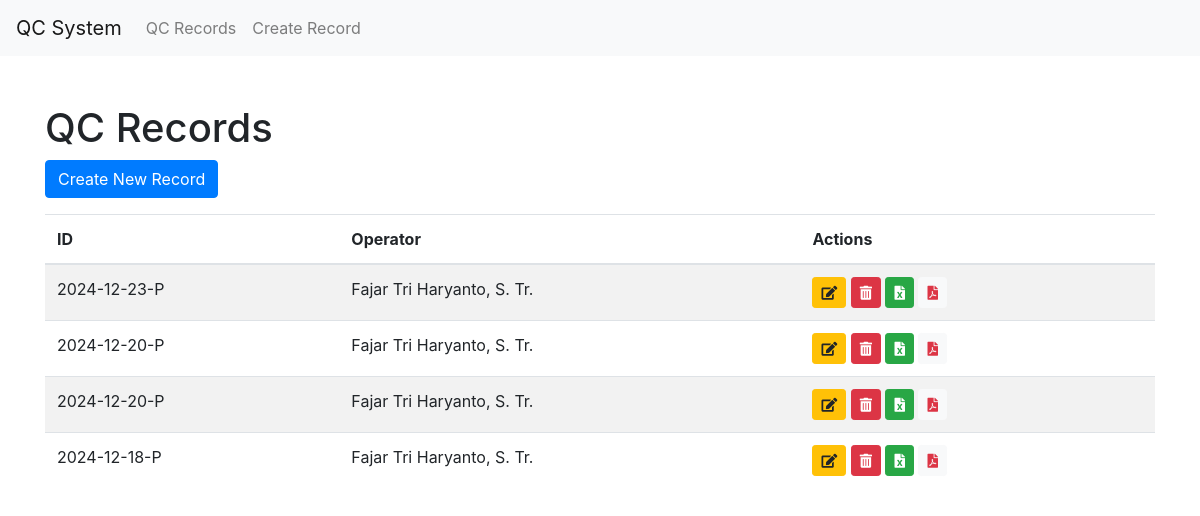
The page /qc/ on the database as committed earlier.
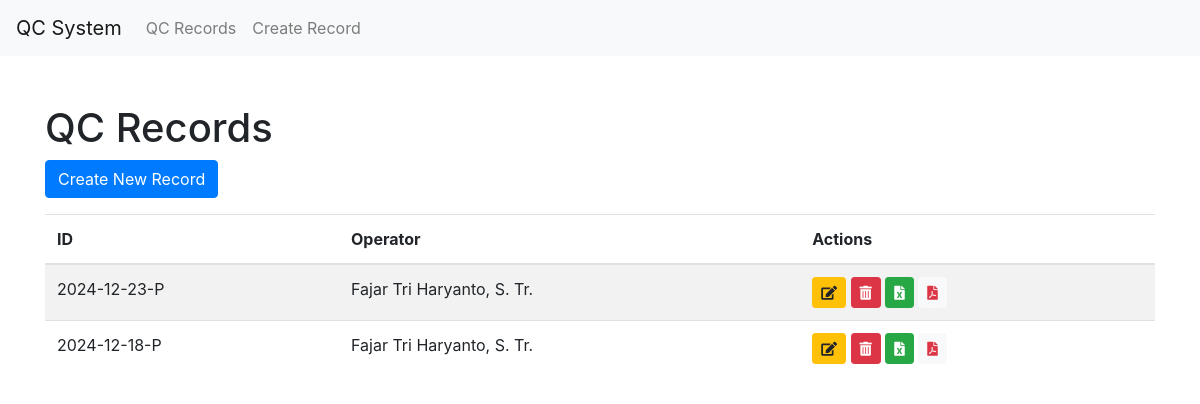
The same page on the database as committed later.
### qc/models.py (models this page shows, shortened)
class QcRecord(models.Model):
    qc_id = models.CharField(max_length=100, default='0')
    KELOMPOK_CHOICES = [
        ('1', '1'),
        ('2', '2'),
        ('3', '3'),
        ('4', '4'),
        ('5', '5'),
    ]
    kelompok = models.CharField(max_length=1, choices=KELOMPOK_CHOICES, default='1')
    jam_pelaksanaan = models.TimeField(default=(timezone.now() + timezone.timedelta(hours=7)).replace(second=0, microsecond=0))
    qc_prev = models.TextField(default='0')
    qc = models.TextField(default='0')
    operator = models.ForeignKey(Operator, on_delete=models.CASCADE)
    NIP = models.CharField(max_length=18, default='0')
    event_indonesia = models.IntegerField(default=0)
    event_luar = models.IntegerField(default=0)

class Operator(models.Model):
    name = models.CharField(max_length=100)
    NIP = models.CharField(max_length=18)
    class Meta:
        db_table = 'Operators'

### qc/views.py (the view)
# urls.py: path('', QcRecordListView.as_view(), name='qcrecord_list'),
class QcRecordListView(ListView):
    model = QcRecord
    template_name = 'qc/qcrecord_list.html'
    context_object_name = 'qcrecords'

### qc/templates/qc/qcrecord_list.html (shortened to what this page needs)
{% extends 'base.html' %}
{% block content %}
<h1 class="mt-5">QC Records</h1>
<a href="{% url 'qc:qcrecord_create' %}" class="btn btn-primary mb-3">Create New Record</a>
<div class="table-responsive">
    <table class="table table-striped">
        <thead>
            <tr>
                <th>ID</th>
                <th>Operator</th>
                <th>Actions</th>
            </tr>
        </thead>
        <tbody>
            {% for record in qcrecords|dictsortreversed:"qc_id" %}
            <tr>
                <td>{{ record.qc_id }}</td>
                <td>{{ record.operator.name }}</td>
                <td>
                    <a href="{% url 'qc:qcrecord_update' record.pk %}" class="btn btn-sm btn-warning" data-toggle="tooltip" title="Edit">
                        <i class="fas fa-edit"></i>
                    </a>
                    <a href="{% url 'qc:qcrecord_delete' record.pk %}" class="btn btn-sm btn-danger" data-toggle="tooltip" title="Delete">
                        <i class="fas fa-trash-alt"></i>
                    </a>
                    <a href="{% url 'qc:export_to_excel' record.pk %}" class="btn btn-sm btn-success" data-toggle="tooltip" title="Export to Excel">
                        <i class="fas fa-file-excel"></i>
                    </a>
                    <a href="{% url 'qc:export_to_pdf' record.pk %}" class="btn btn-sm btn-light text-danger" data-toggle="tooltip" title="Export to PDF">
                        <i class="fas fa-file-pdf"></i>
                    </a>
                </td>
            </tr>
            {% endfor %}
        </tbody>
    </table>
</div>
{% endblock %}

### qc/templates/base.html (shortened to what this page needs)
<!DOCTYPE html>
<html lang="en">
<head>
    <link href="https://stackpath.bootstrapcdn.com/bootstrap/4.5.2/css/bootstrap.min.css" rel="stylesheet">
    <link href="https://cdnjs.cloudflare.com/ajax/libs/font-awesome/5.15.4/css/all.min.css" rel="stylesheet">
</head>
<body>
    <nav class="navbar navbar-expand-lg navbar-light bg-light">
        <a class="navbar-brand" href="#">QC System</a>
        <div class="collapse navbar-collapse" id="navbarNav">
            <ul class="navbar-nav">
                <li class="nav-item">
                    <a class="nav-link" href="{% url 'qc:qcrecord_list' %}">QC Records</a>
                </li>
                <li class="nav-item">
                    <a class="nav-link" href="{% url 'qc:qcrecord_create' %}">Create Record</a>
                </li>
            </ul>
        </div>
    </nav>
    <div class="container">
        {% block content %}{% endblock %}
    </div>
</body>
</html>

Rows that differ between the two databases and show on the page:
removed QcRecord: qc_id "2024-12-20-P", operator.name "Fajar Tri Haryanto, S. Tr."
removed QcRecord: qc_id "2024-12-20-P", operator.name "Fajar Tri Haryanto, S. Tr."
